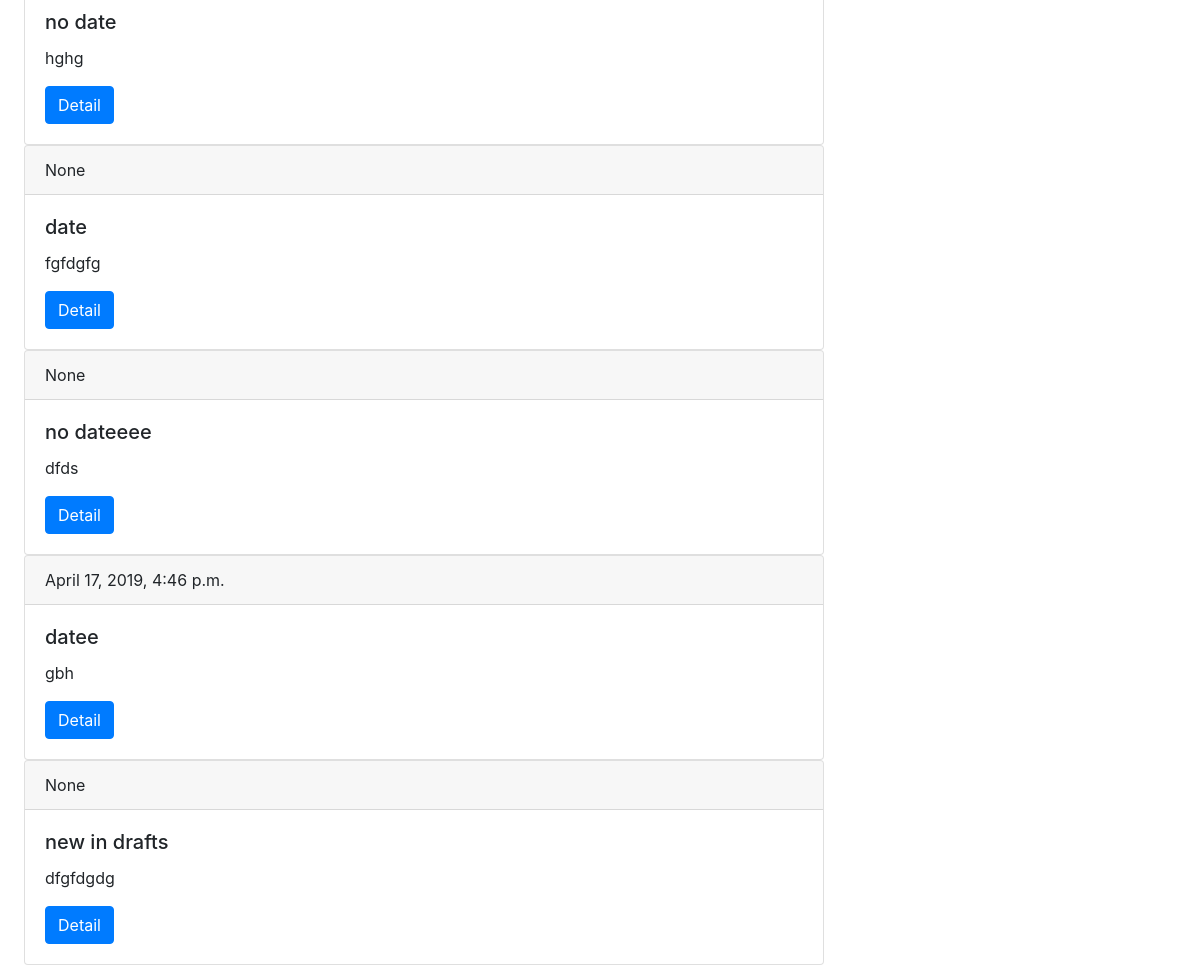
Before: /groups/1/ (signed in, lower part) with the older database file.
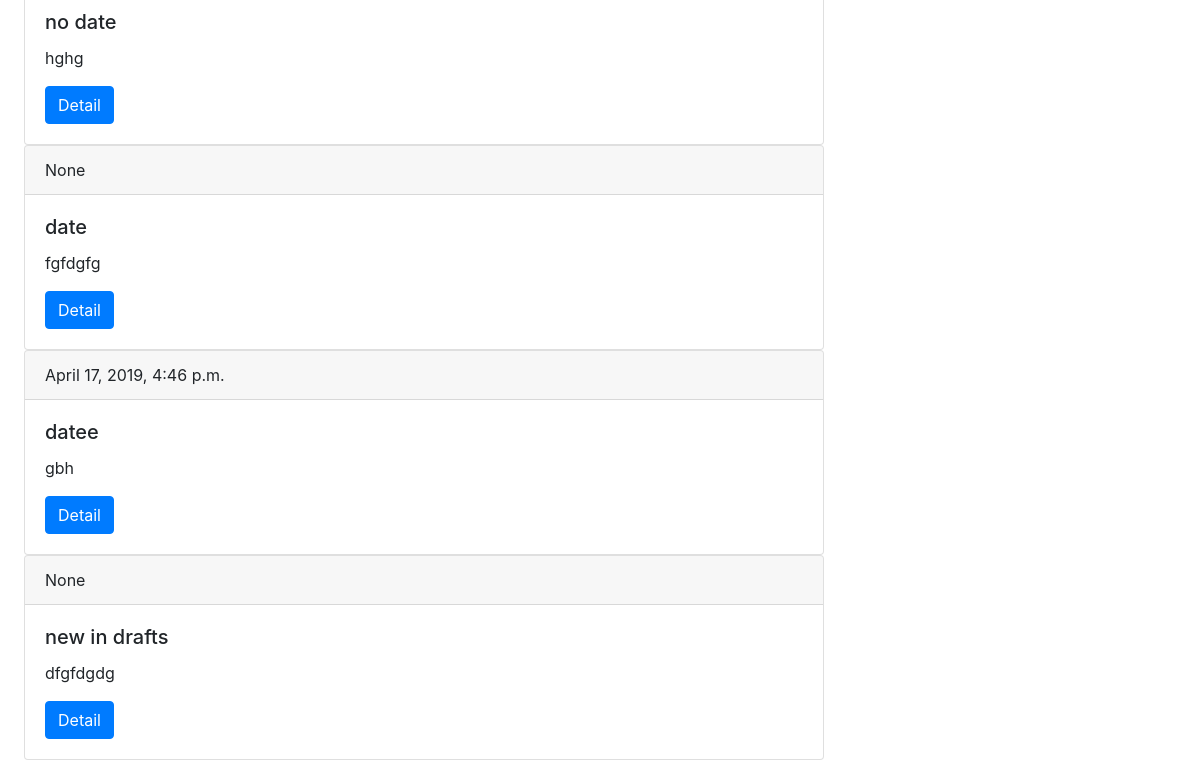
After: the same page with the newer database file.
### blog/models.py (models this page shows, shortened)
class Post(models.Model):
    title = models.CharField(max_length=100)
    text = models.TextField()
    creator = models.ForeignKey(User, on_delete=models.CASCADE, related_name='post_creator')
    group = models.ForeignKey(Group, on_delete=models.CASCADE, related_name='post_group')
    date_created = models.DateTimeField(null=True)
    is_private = models.BooleanField(default=False)

### blog/views.py (the view, shortened to what this page needs)
# urls.py: path('groups/<int:group_id>/', views.GroupPage.as_view(), name='group_info'),
class GroupPage(LoginRequiredMixin, TemplateView):
    def get(self, request, group_id):
        template_name = 'groups/group_info.html'
        group = get_object_or_404(Group, pk=group_id)
        post_list = Post.objects.filter(group=group_id).values()
        posts = [elem for elem in post_list]
        user = request.user
        is_member = self.is_member(user, group)
        is_creator = self.is_creator(user.pk, group_id)
        return render(request, template_name, {'is_member': is_member,
                                               'is_creator': is_creator,
                                               'group': group,
                                               'posts': posts})
    @staticmethod
    def is_member(user, group):
        try:
            Membership.objects.get(group=group, user=user)
            is_member = True
        except Membership.DoesNotExist:
            is_member = False
        return is_member
    @staticmethod
    def is_creator(user_id, group_id):
        user = User.objects.get(pk=user_id)
        group = Group.objects.get(pk=group_id)
        creator = group.creator
        if creator.pk == user.pk:
            return True
        return False

### blog/templates/groups/group_info.html (shortened to what this page needs)
{% extends 'base.html' %}
{% block content %}
    {% if group.is_private and is_member or not group.is_private %}
    {% for post in posts %}
    <div class="card ml-4" style="width: 50rem; ">
  <div class="card-header">
    {{ post.date_created }}
  </div>
  <div class="card-body">
    <h5 class="card-title">{{ post.title }}</h5>
    <p class="card-text">{{ post.text }}</p>
    <a href="{% url 'post_info' pk=post.id %}" class="btn btn-primary">Detail</a>
  </div>
</div>
    {% endfor %}
    {% endif %}
{% endblock %}

Changed rows visible on the page:
removed Post: date_created "None", title "no dateeee", text "dfds"
